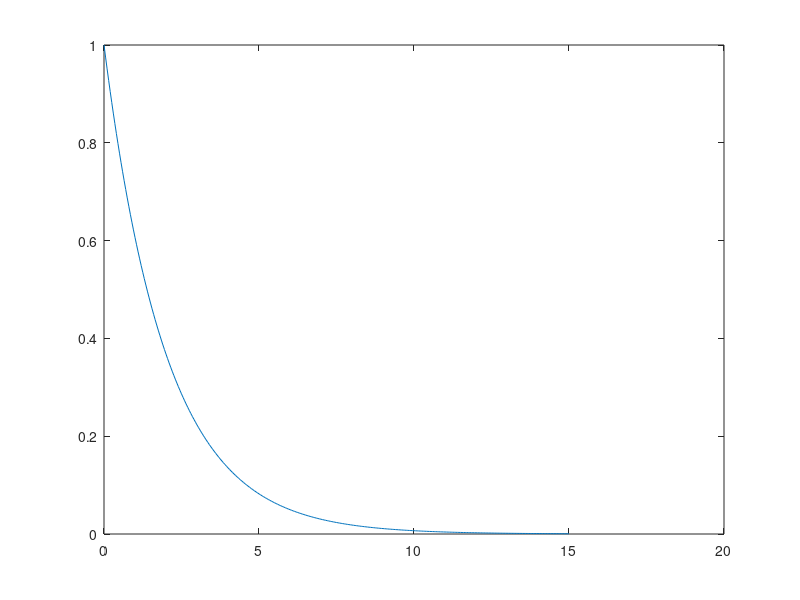
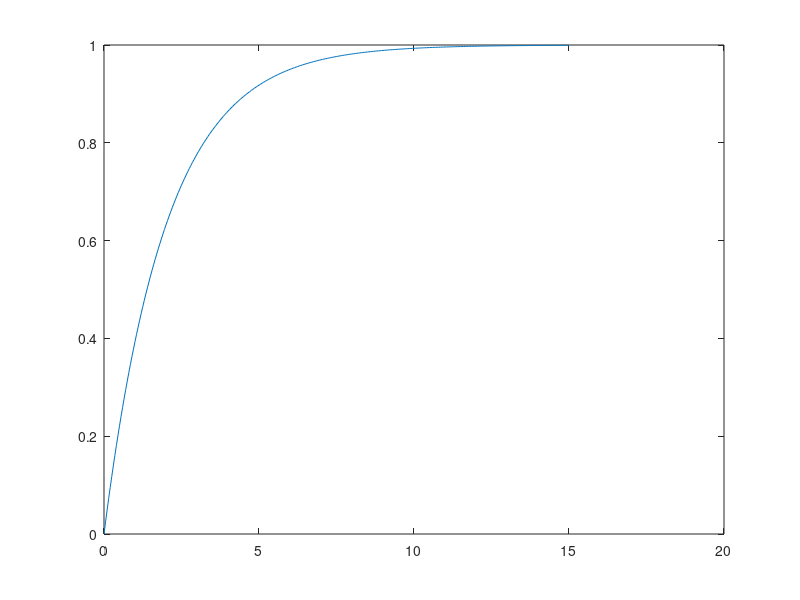

Here is the MATLAB script that generated these plots, in order:
capacitance = 2000 * 10.^-6; % Farads
resistance = 1000; % Ohms

time_constant = capacitance * resistance;

voltage_discharge = @(t) exp(1).^(-t/time_constant);
voltage_charge = @(t) (1 - exp(1).^(-t/time_constant));

t = 0:0.05:15;

figure(1)
plot(t, voltage_discharge(t));

figure(2)
plot(t, voltage_charge(t))
